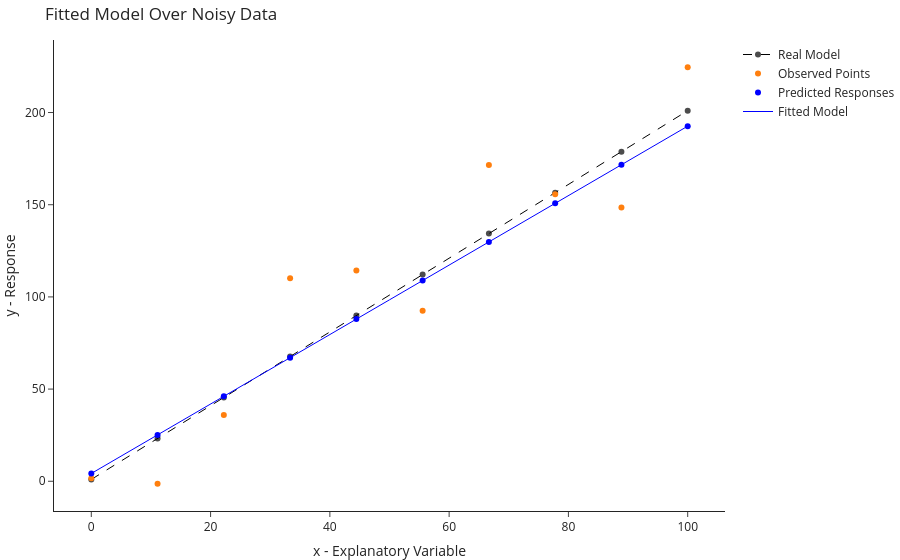

Write notebook code for a chart like this one.
### Code cell
y_hat = model.predict(x.reshape(-1,1))

fig.data = [fig.data[0], fig.data[1]]
fig.update_layout(title="Fitted Model Over Noisy Data")
fig.add_traces([go.Scatter(x=x, y=y_hat, mode="markers", name="Predicted Responses", marker=dict(color="blue")),
                go.Scatter(x=x, y=y_hat, mode="lines", name="Fitted Model", line=dict(color="blue", width=1))])
fig.show()

### Figure 1 — Plotly figure (JSON) as saved in the notebook; plotly's stock layout.template omitted (floating-point values rounded to 4 significant figures)
{"data": [{"line": {"color": "black", "dash": "dash", "width": 1}, "marker": {"color": "black", "opacity": 0.7}, "name": "Real Model", "showlegend": true, "type": "scatter", "x": [0, 11.11, 22.22, 33.33, 44.44, 55.56, 66.67, 77.78, 88.89, 100], "y": [1, 23.22, 45.44, 67.67, 89.89, 112.1, 134.3, 156.6, 178.8, 201]}, {"line": {"width": 1}, "mode": "markers", "name": "Observed Points", "type": "scatter", "x": [0, 11.11, 22.22, 33.33, 44.44, 55.56, 66.67, 77.78, 88.89, 100], "y": [1.67, -1.313, 35.94, 110.2, 114.3, 92.49, 171.6, 155.7, 148.5, 224.5]}, {"marker": {"color": "blue"}, "mode": "markers", "name": "Predicted Responses", "type": "scatter", "x": [0, 11.11, 22.22, 33.33, 44.44, 55.56, 66.67, 77.78, 88.89, 100], "y": [4.232, 25.16, 46.09, 67.02, 87.95, 108.9, 129.8, 150.7, 171.7, 192.6]}, {"line": {"color": "blue", "width": 1}, "mode": "lines", "name": "Fitted Model", "type": "scatter", "x": [0, 11.11, 22.22, 33.33, 44.44, 55.56, 66.67, 77.78, 88.89, 100], "y": [4.232, 25.16, 46.09, 67.02, 87.95, 108.9, 129.8, 150.7, 171.7, 192.6]}], "layout": {"title": {"text": "Fitted Model Over Noisy Data"}, "xaxis": {"title": {"text": "x - Explanatory Variable"}}, "yaxis": {"title": {"text": "y - Response"}}}}
